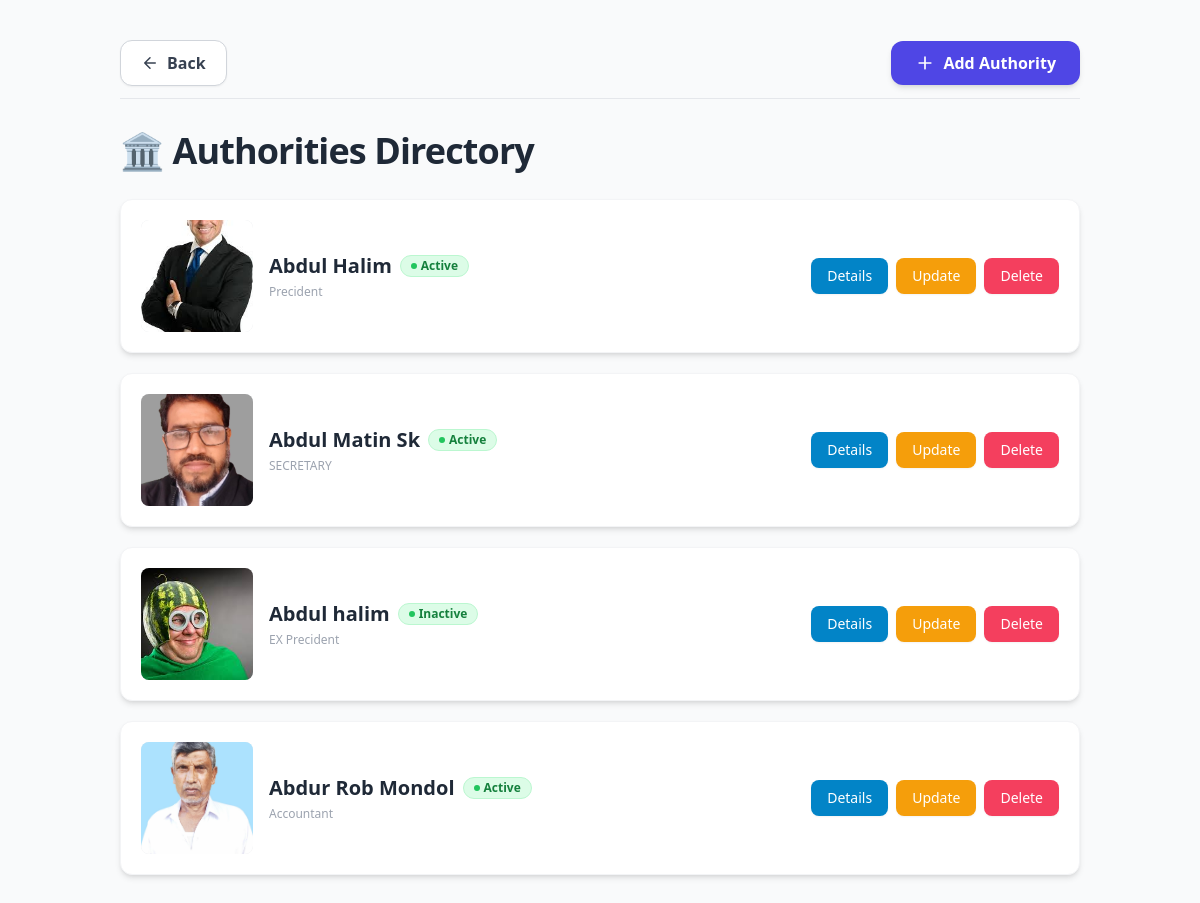
/authority_list/, run on the app's committed database.
### student/models.py (models this page shows, shortened)
class Authority(models.Model):
    name = models.CharField(max_length=100)
    position = models.CharField(max_length=100)
    qualification = models.CharField(max_length=150)
    contact = models.CharField(max_length=15)
    img = models.ImageField(upload_to='authorities/profile/')
    documents = models.FileField(upload_to='authorities/documents/', null=True, blank=True)
    is_active = models.BooleanField(default=True)
    created_at = models.DateTimeField(auto_now_add=True)
    class Meta:
        ordering =  ['name']
        verbose_name = 'Authority'
        verbose_name_plural = 'Authorities'

### student/views.py (the view)
# urls.py: path('authority_list/',views.authority_list, name='authority_list' ),
def authority_list(request):
    authorities = Authority.objects.all()
    return render(request, 'authority/a_list.html',{'authorities':authorities} )

### templates/authority/a_list.html (shortened to what this page needs)
<!DOCTYPE html>
<html lang="en">
<head>
  <script src="https://cdn.tailwindcss.com"></script>
</head>
<body class="bg-gray-50 font-sans antialiased">
  <main class="max-w-5xl mx-auto px-4 sm:px-6 lg:px-8 py-8 md:py-10">
    <div class="flex flex-wrap items-center justify-between gap-4 mb-8 pb-3 border-b border-gray-200">
       <a href="{% url "dashboard" %}">
      <button class="inline-flex items-center gap-2 px-5 py-2.5 rounded-xl bg-white border border-gray-300 text-gray-700 font-semibold shadow-sm hover:bg-gray-50 hover:shadow transition duration-200">
        <svg xmlns="http://www.w3.org/2000/svg" class="h-4.5 w-4.5" width="18" height="18" viewBox="0 0 24 24" fill="none" stroke="currentColor" stroke-width="2" stroke-linecap="round" stroke-linejoin="round"><path d="M19 12H5M12 19l-7-7 7-7"/></svg>
        Back
      </button>
    </a>
       <a href="{% url "authority_add" %}">
      <button class="inline-flex items-center gap-2 px-6 py-2.5 rounded-xl bg-indigo-600 hover:bg-indigo-700 text-white font-semibold shadow-md transition hover:shadow-lg">
        <svg xmlns="http://www.w3.org/2000/svg" class="h-5 w-5" viewBox="0 0 24 24" fill="none" stroke="currentColor" stroke-width="2" stroke-linecap="round" stroke-linejoin="round"><path d="M12 5v14M5 12h14"/></svg>
        Add Authority
      </button>
    </div>
    <div class="mb-7">
      <h1 class="text-3xl md:text-4xl font-extrabold tracking-tight text-gray-800">🏛️ Authorities Directory</h1>
    </div>
    <div class="space-y-5">
       {%for authority in authorities %}
      <div class="bg-white rounded-xl shadow-md border border-gray-100 overflow-hidden hover:shadow-lg transition-all duration-200">
        <div class="flex flex-wrap items-center gap-4 p-4 md:p-5 mobile-stack-row">
          <div class="authority-img w-24 h-24 md:w-28 md:h-28 flex-shrink-0 rounded-lg overflow-hidden bg-gray-200">
            <img class="w-full h-full object-cover" src="{{ authority.img.url}}" alt="Chief Commissioner" loading="lazy">
          </div>
          <div class="flex-grow min-w-[160px]">
            <div class="flex items-center gap-2 flex-wrap">
              <h2 class="text-lg md:text-xl font-bold text-gray-800 line-clamp-1">{{authority.name}}</h2>
              <span class="inline-flex items-center gap-1 px-2.5 py-0.5 rounded-full text-xs font-semibold bg-green-100 text-green-700 border border-green-200">
                <span class="w-1.5 h-1.5 rounded-full bg-green-500"></span>
                {% if authority.is_active%}Active{% else %} Inactive {% endif %}
              </span>
            </div>
            <p class="text-xs text-gray-400 mt-1 hidden sm:block">{{authority.position}}</p>
          </div>
          <div class="authority-actions flex flex-wrap gap-2 justify-end ml-auto">
            <a href="{% url 'authority_details' authority.id %}"> <button  class="bg-sky-600 hover:bg-sky-700 text-white text-sm font-medium px-4 py-2 rounded-lg shadow-sm transition">Details</button></a>
            <a href="{% url 'authority_update' authority.id %}"><button class="bg-amber-500 hover:bg-amber-600 text-white text-sm font-medium px-4 py-2 rounded-lg shadow-sm transition">Update</button></a>
            <button class="bg-rose-500 hover:bg-rose-600 text-white text-sm font-medium px-4 py-2 rounded-lg shadow-sm transition">Delete</button>
          </div>
        </div>
      </div>
      {% endfor %}
  </main>
</body>
</html>

### templates/authority/a_list.html (style rules this page uses)
button, a { cursor: pointer; user-select: none; }
.line-clamp-1 { display: -webkit-box; -webkit-line-clamp: 1; -webkit-box-orient: vertical; overflow: hidden; }

### data on the page
Authority: img (picture), name "Abdul Halim", is_active "Active", position "Precident"
Authority: img (picture), name "Abdul Matin Sk", is_active "Active", position "SECRETARY"
Authority: img (picture), name "Abdul halim", is_active "Inactive", position "EX Precident"
Authority: img (picture), name "Abdur Rob Mondol", is_active "Active", position "Accountant"
